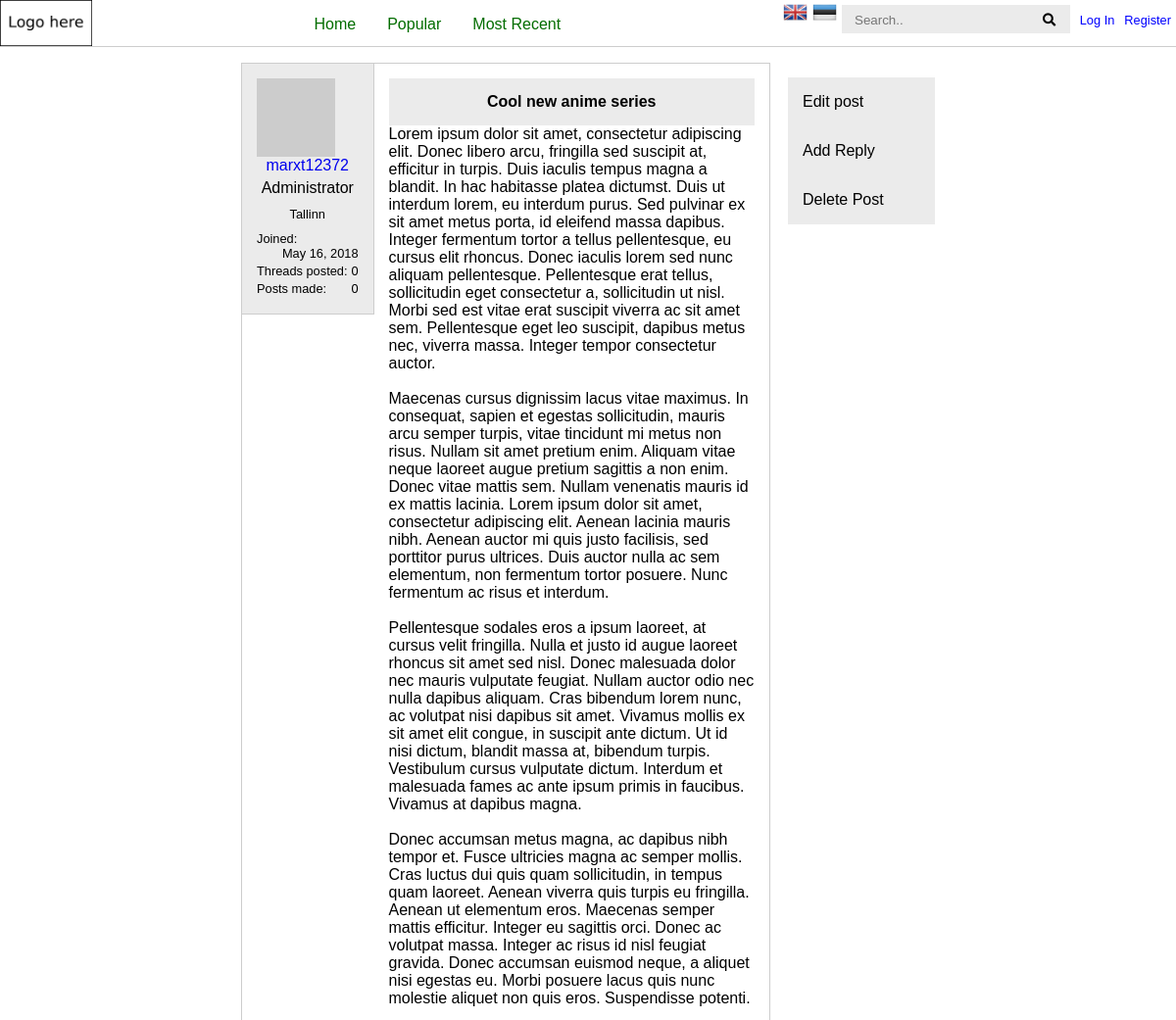
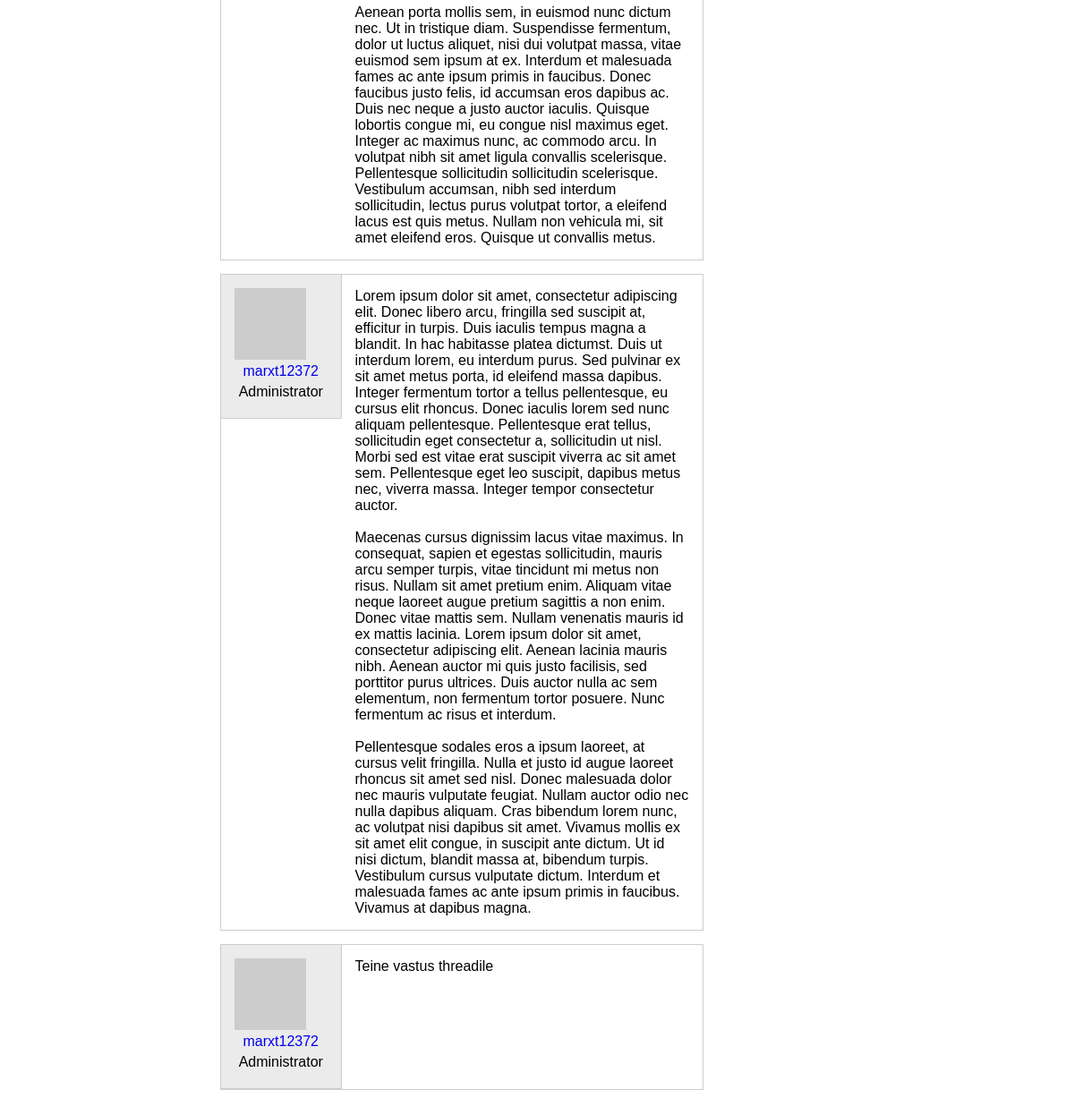
/view_thread.php?threadid=1, run on the app's committed database (2 pictures, top to bottom).
### tables this page shows
CREATE TABLE `discussr_users` (
  `sqlid` int(11) NOT NULL,
  `username` varchar(127) NOT NULL,
  `password` varchar(255) NOT NULL,
  `email` varchar(127) NOT NULL,
  `joindate` int(11) NOT NULL,
  `sitelanguage` varchar(4) NOT NULL,
  `gender` int(11) NOT NULL,
  `avatar` varchar(511) NOT NULL DEFAULT 'https://cdn.thk.ammon.ee/images/default-avatars.png',
  `role` int(11) NOT NULL,
  `description` varchar(511) NOT NULL,
  `motto` varchar(255) NOT NULL,
  `homepage` varchar(255) NOT NULL,
  `nationality` varchar(63) NOT NULL,
  `timezone` varchar(31) NOT NULL,
  `categoriesFollowing` text NOT NULL
);

CREATE TABLE `discussr_threads` (
  `sqlid` int(11) NOT NULL,
  `createdBy` int(11) NOT NULL,
  `categorie` int(11) NOT NULL,
  `name` text NOT NULL,
  `content` mediumtext NOT NULL,
  `rating` int(11) NOT NULL,
  `createTime` int(11) NOT NULL
);

CREATE TABLE `discussr_posts` (
  `sqlid` int(11) NOT NULL,
  `thread` int(11) NOT NULL,
  `createdBy` int(11) NOT NULL,
  `createTime` int(11) NOT NULL,
  `content` mediumtext NOT NULL,
  `rating` int(11) NOT NULL
);

### functionClasses/DatabaseHandler.php (called while the page is built, shortened)
<?php
class DatabaseHandler
{
	public static $connection;
	static function connect()
	{
		require SITE_LOCATION . '/config.php';
		self::$connection = new mysqli($mysql['hostname'], $mysql['username'], $mysql['password'], $mysql['database']);
	}
	static function escape_string($string)
	{
		return self::$connection->escape_string($string);
	}
	static function getUserBySQLID($sqlid)
	{
		require SITE_LOCATION . '/config.php';
		$sqlid = self::escape_string($sqlid);
		$query = self::$connection->query('SELECT * FROM `' . $mysql['dbprefix'] . 'users` WHERE `sqlid` = \'' . $sqlid . '\' LIMIT 1');
		if($query->num_rows > 0)
		{
			$user = new User($query->fetch_assoc());
			return $user;
		}
		else return null;
	}
	static function getThreadBySQLID($sqlid, $withPosts = false)
	{
		require SITE_LOCATION . '/config.php';
		$query = self::$connection->query('SELECT * FROM `' . $mysql['dbprefix'] . 'threads` WHERE `sqlid` = \'' . $sqlid . '\' LIMIT 1');
		if($query->num_rows > 0)
		{
			$thread = new Thread($query->fetch_assoc());
			if($withPosts)
			{
				$query2 = self::$connection->query('SELECT * FROM `' . $mysql['dbprefix'] . 'posts` WHERE `thread` = \'' . $thread->getSQLID() . '\'');
				$posts = array();
				while($row = $query2->fetch_assoc())
				{
					$post = new Post($row);
					array_push($posts, $post);
				}
				$thread->setPosts($posts);
			}
			return $thread;
		}
		else return null;
	}
}

### config.php (called while the page is built, shortened)
<?php
$translator = new Translator($_SESSION['language']);
require_once SITE_LOCATION . '/functionClasses/PageDrawer.php';
require_once SITE_LOCATION . '/functionClasses/DatabaseHandler.php';
require_once SITE_LOCATION . '/models/User.php';
require_once SITE_LOCATION . '/models/Thread.php';
require_once SITE_LOCATION . '/models/Post.php';
global $mysql;
$mysql['hostname'] = 'localhost';
$mysql['username'] = 'discussr';
$mysql['password'] = 'discussr';
$mysql['database'] = 'discussr';
$mysql['dbprefix'] = 'discussr_';

### models/Thread.php (called while the page is built, shortened)
<?php
class Thread
{
	private $sqlid;
	private $createdBy;
	private $name;
	private $content;
	private $posts;
	function __construct($dbRow)
	{
		$this->sqlid = (int) $dbRow['sqlid'];
		$this->createdBy = (int) $dbRow['createdBy'];
		$this->name = $dbRow['name'];
		$this->content = $dbRow['content'];
	}
	function setPosts($posts)
	{
		$this->posts = $posts;
	}
	function getPosts()
	{
		return $this->posts;
	}
	function getSQLID()
	{
		return $this->sqlid;
	}
	function getCreatedBy()
	{
		return $this->createdBy;
	}
	function getName()
	{
		return $this->name;
	}
	function getContent()
	{
		return $this->content;
	}
}

### models/User.php (called while the page is built, shortened)
<?php
class User
{
	private $sqlid;
	private $username;
	private $joindate;
	private $avatar;
	private $nationality;
	function __construct($dbRow)
	{
		if($dbRow != null)
		{
			$this->sqlid = (int)$dbRow['sqlid'];
			$this->username = $dbRow['username'];
			$this->joindate = $dbRow['joindate'];
			$this->avatar = $dbRow['avatar'];
			$this->role = $dbRow['role'];
			$this->nationality = $dbRow['nationality'];
		}
		else
		{
			$this->sqlid = -1;
			$this->username = 'Anonymous';
		}
	}
	function getSQLID()
	{
		return $this->sqlid;
	}
	function getUsername()
	{
		return $this->username;
	}
	function getAvatar()
	{
		return $this->avatar;
	}
	function getNationality()
	{
		return $this->nationality;
	}
	public function getJoindate()
	{
		return $this->joindate;
	}
}

### translations/english.php (called while the page is built, shortened)
<?php
$lng = 'en';
$language[$lng]['languagename'] = 'English';
$language[$lng]['title'] = '{pagename} | Discussr';
$language[$lng]['title_home'] = 'Home';
$language[$lng]['title_trending'] = 'Popular';
$language[$lng]['title_mostrecent'] = 'Most Recent';
$language[$lng]['title_profile'] = 'Profile';
$language[$lng]['title_viewthread'] = 'View Thread';
$language[$lng]['search'] = 'Search..';
$language[$lng]['unexpectederror'] = 'A unexpected error occured';
$language[$lng]['incorrectpass'] = 'Incorrect Password or Username!';
$language[$lng]['loginsuccess'] = 'You are now logged in as {username}!';
$language[$lng]['error'] = 'Error';
$language[$lng]['success'] = 'Success';
$language[$lng]['warning'] = 'Warning';
$language[$lng]['login'] = 'Log In';
$language[$lng]['register'] = 'Register';
$language[$lng]['username'] = 'Username';
$language[$lng]['username2'] = 'New Username';
$language[$lng]['userename'] = 'Username/Email';
$language[$lng]['email'] = 'Email';
$language[$lng]['email2'] = 'New Email';
$language[$lng]['password'] = 'Password';
$language[$lng]['password2'] = 'Repeat Password';
$language[$lng]['password3'] = 'New Password';
$language[$lng]['password4'] = 'Current Password';
$language[$lng]['passwdmatch'] = 'Passwords aren\'t matching';
$language[$lng]['menuawelcome'] = 'Welcome, <br>{loginlink} <span style="font-size: 0.8em;">or</span> {registerlink}';
$language[$lng]['logoutsuccess'] = 'You are now logged out!';
$language[$lng]['usernametaken'] = 'That username is already registred!';
$language[$lng]['emailtaken'] = 'That email already has an account!';
$language[$lng]['usercreated'] = 'User created!';
$language[$lng]['logout'] = 'Log out';
$language[$lng]['profile'] = 'Profile';
$language[$lng]['account_settings'] = 'Account Settings';
$language[$lng]['menuwelcome'] = 'Hi, {username}<br>{logoutlink}';
$language[$lng]['role_regular'] = 'Regular User';
$language[$lng]['role_trusted'] = 'Trusted';
$language[$lng]['role_vip'] = 'VIP';
$language[$lng]['role_moderator'] = 'Moderator';
$language[$lng]['role_administrator'] = 'Administrator';
$language[$lng]['joined'] = 'Joined:';
$language[$lng]['change_password'] = 'Change password';
$language[$lng]['change_email'] = 'Change email';
$language[$lng]['change_avatar'] = 'Change avatar';
$language[$lng]['change_profile'] = 'Edit profile';
$language[$lng]['change_username'] = 'Change username';
$language[$lng]['gravatar_email'] = 'Gravatar email';

### translations/estonian.php (called while the page is built, shortened)
<?php
$lng = 'et';
$language[$lng]['languagename'] = 'Eesti keel';
$language[$lng]['title'] = '{pagename} | Discussr';
$language[$lng]['title_home'] = 'Avaleht';
$language[$lng]['title_trending'] = 'Kõige populaarsem';
$language[$lng]['title_mostrecent'] = 'Kõige uuem';
$language[$lng]['title_profile'] = 'Profiil';
$language[$lng]['title_viewthread'] = 'Teema';
$language[$lng]['search'] = 'Otsi..';
$language[$lng]['unexpectederror'] = 'Tekkis mingi viga.';
$language[$lng]['incorrectpass'] = 'Vale parool või kasutajanimi!';
$language[$lng]['loginsuccess'] = 'Sa oled nüüd sisse logitud, {username}!';
$language[$lng]['error'] = 'Viga';
$language[$lng]['success'] = 'Tegevus õnnestus';

### models/Post.php (called while the page is built, shortened)
<?php
class Post
{
	private $createdBy;
	private $content;
	function __construct($dbRow)
	{
		$this->createdBy = (int) $dbRow['createdBy'];
		$this->content = $dbRow['content'];
	}
	function getCreatedBy()
	{
		return $this->createdBy;
	}
	function getContent()
	{
		return $this->content;
	}
}

### view_thread.php (the view, shortened to what this page needs)
<?php
require 'config.php';
$translator = new Translator($_SESSION['language']);
$page = '';
$thread = null;
if(isset($_GET['threadid']))
{
	$sqlid = (int) DatabaseHandler::escape_string($_GET['threadid']);
	$thread = DatabaseHandler::getThreadBySQLID($sqlid, true);
}
if($thread != null)
{
	$poster = DatabaseHandler::getUserBySQLID($thread->getCreatedBy());
	$page .= '<div id="mainThread">';
	$page .= '<div class="poster">';
	$page .= '<img class="avatars" src="' . $poster->getAvatar() . '">';
	$page .= '<span class="infofield"><a href="' . SITE_URL . '/userCP/view_profile.php?uid=' . $poster->getSQLID() . '">' . $poster->getUsername() . '</a></span>';
	$page .= '<span class="infofield" style="margin: 5px 0;">' . $poster->getRoleTxt() . '</span>';
	$page .= '<span class="infofield" style="margin: 10px 0; font-size: 0.8em;">' . htmlspecialchars($poster->getNationality()) . '</span>';
	$page .= '<span class="infofield"><span class="left">' . $translator->getString('joined') . '</span><span class="right">' . date("F j, Y", $poster->getJoindate()) . '</span></span><br>';
	$page .= '<span class="infofield"><span class="left">Threads posted:</span><span class="right">0</span></span><br>';
	$page .= '<span class="infofield"><span class="left">Posts made:</span><span class="right">0</span></span><br>';
	$page .= '</div>';
	$page .= '<div class="content"><span>' . nl2br(htmlspecialchars($thread->getName())) . '</span>' . nl2br(htmlspecialchars($thread->getContent())) . '</div>';
	$page .= '</div>';
	$page .= '<div id="posts">';
	foreach($thread->getPosts() as $post)
	{
		$poster2 = DatabaseHandler::getUserBySQLID($post->getCreatedBy());
		$page .= '<div class="post">';
		$page .= '<div class="poster">';
		$page .= '<img class="avatars" src="' . $poster2->getAvatar() . '">';
		$page .= '<span class="infofield"><a href="' . SITE_URL . '/userCP/view_profile.php?uid=' . $poster2->getSQLID() . '">' . $poster2->getUsername() . '</a></span>';
		$page .= '<span class="infofield" style="margin: 5px 0;">' . $poster2->getRoleTxt() . '</span>';
		$page .= '</div>';
		$page .= '<div class="content">' . nl2br(htmlspecialchars($post->getContent())) . '</div></div>';
	}
	$page .= '</div>';
}
else
{
	$page = 'Thread not found';
}

### data on the page
discussr_users: username "marxt12372", nationality "Tallinn", joindate "May 16, 2018", RoleTxt "Administrator"
discussr_threads: name "Cool new anime series", content "Lorem ipsum dolor sit amet, consectetur adipiscing elit. Donec libero arcu, fringilla sed suscipit at, efficitur in turpis. Duis iaculis tempus magna a blandit. In hac habitasse platea dictumst. Duis ut interdum lorem, eu interdum purus. Sed pulvinar ex sit amet metus porta, id eleifend massa dapibus. Integer fermentum tortor a tellus pellentesque, eu cursus elit rhoncus. Donec iaculis lorem sed nunc aliquam pellentesque. Pellentesque erat tellus, sollicitudin eget consectetur a, sollicitudin ut nisl. Morbi sed est vitae erat suscipit viverra ac sit amet sem. Pellentesque eget leo suscipit, dapibus metus nec, viverra massa. Integer tempor consectetur auctor. Maecenas cursus dignissim lacus…"
discussr_posts: content "Lorem ipsum dolor sit amet, consectetur adipiscing elit. Donec libero arcu, fringilla sed suscipit at, efficitur in turpis. Duis iaculis tempus magna a blandit. In hac habitasse platea dictumst. Duis ut interdum lorem, eu interdum purus. Sed pulvinar ex sit amet metus porta, id eleifend massa dapibus. Integer fermentum tortor a tellus pellentesque, eu cursus elit rhoncus. Donec iaculis lorem sed nunc aliquam pellentesque. Pellentesque erat tellus, sollicitudin eget consectetur a, sollicitudin ut nisl. Morbi sed est vitae erat suscipit viverra ac sit amet sem. Pellentesque eget leo suscipit, dapibus metus nec, viverra massa. Integer tempor consectetur auctor. Maecenas cursus dignissim lacus…"
discussr_posts: discussr_users.username "marxt12372", RoleTxt "Administrator", content "Teine vastus threadile"

### other printed values
$translator->getString('title_home') "Home"
$translator->getString('title_trending') "Popular"
$translator->getString('title_mostrecent') "Most Recent"
$translator->getString('login') "Log In"
$translator->getString('register') "Register"
$name "Edit post"
$name "Add Reply"
$name "Delete Post"
$poster->getRoleTxt() "Administrator"
$translator->getString('joined') "Joined:"
